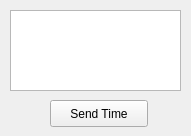
<?xml version="1.0" encoding="UTF-8"?>
<ui version="4.0">
 <class>Form</class>
 <widget class="QWidget" name="Form">
  <property name="geometry">
   <rect>
    <x>0</x>
    <y>0</y>
    <width>191</width>
    <height>136</height>
   </rect>
  </property>
  <property name="windowTitle">
   <string>SimpleGui</string>
  </property>
  <widget class="QTextEdit" name="text_box">
   <property name="geometry">
    <rect>
     <x>10</x>
     <y>10</y>
     <width>171</width>
     <height>81</height>
    </rect>
   </property>
  </widget>
  <widget class="QPushButton" name="button">
   <property name="geometry">
    <rect>
     <x>50</x>
     <y>100</y>
     <width>98</width>
     <height>27</height>
    </rect>
   </property>
   <property name="text">
    <string>Send Time</string>
   </property>
  </widget>
 </widget>
 <resources/>
 <connections/>
</ui>
